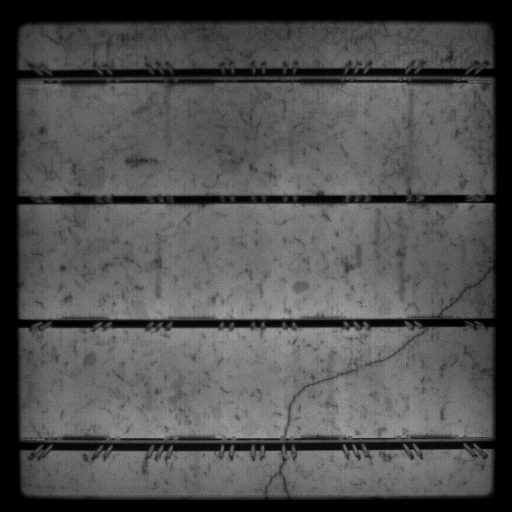
#> input picture 裂痕检测/images/1.jpg, 1024 x 1024 px, found by its file name (shown at 1/2 size)
$ python crack_detection.py
#> lines starting #> are read from the running program, lines starting #| are printed output that depends on the picture; after the words box and inside, x2 and y2 are one past the last pixel; in counts of white or black regions, pixels touching at a corner belong together
import cv2
import numpy as np

def detect_cracks(image_path):
#> called with image_path = '.\\images\\1.jpg'
    image = cv2.imread(image_path)
#> image is the input picture: shape (1024, 1024, 3); min 0, max 255, mean 81
    gray = cv2.cvtColor(image, cv2.COLOR_BGR2GRAY)

    blurred = cv2.GaussianBlur(gray, (5, 5), 0)

    edges = cv2.Canny(blurred, 50, 150)
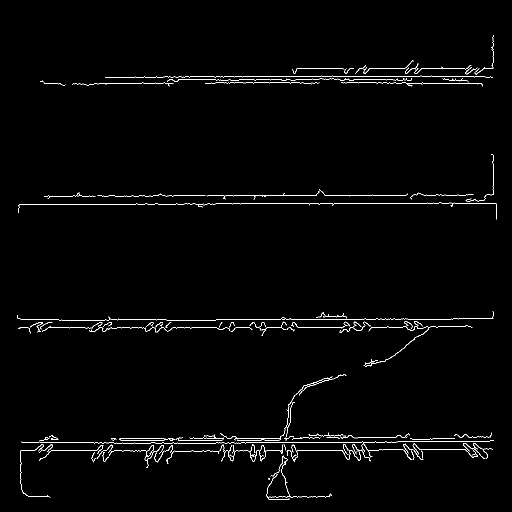
#> edges: shape (1024, 1024) (shown at 1/2 size); 1.3% white in thin lines or dots, all inside (x1, y1, x2, y2) = (34, 70, 993, 1000)

    lines = cv2.HoughLinesP(edges, 1, np.pi / 180, threshold=80, minLineLength=40, maxLineGap=30)
#> lines = 52 rows, first 6: [210, 639, 332, 639], [146, 391, 738, 391], [77, 901, 348, 901], [44, 408, 430, 408], [374, 152, 941, 152], [39, 655, 644, 655]
    if lines is not None:
        for line in lines:
            x1, y1, x2, y2 = line[0]
            if abs(y2 - y1) < 20 and abs(x2 - x1) > 30:
                cv2.line(edges, (x1, y1), (x2, y2), 0, 6)
#> this loop made 52 passes
#> (x1, y1, x2, y2) on passes 1 to 12: (210, 639, 332, 639), (146, 391, 738, 391), (77, 901, 348, 901), (44, 408, 430, 408), (374, 152, 941, 152), (39, 655, 644, 655), (432, 885, 677, 885), (222, 876, 639, 876), (271, 153, 597, 153), (565, 390, 934, 390), (203, 166, 341, 166), (225, 880, 572, 880)
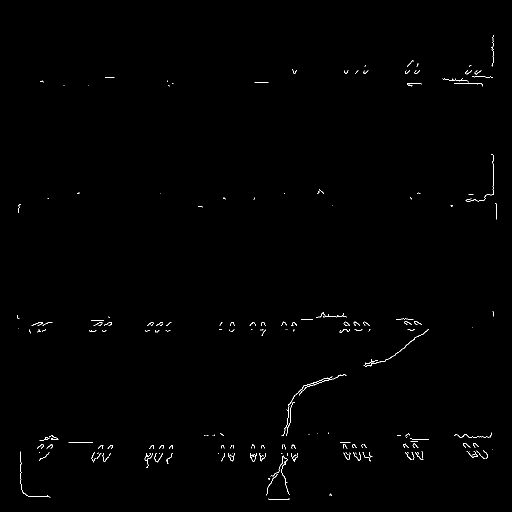
#> edges: shape (1024, 1024) (shown at 1/2 size); 0.45% white in thin lines or dots, all inside (x1, y1, x2, y2) = (34, 70, 993, 1000)

    kernel_close = np.ones((7,7), np.uint8)
    closed = cv2.morphologyEx(edges, cv2.MORPH_CLOSE, kernel_close)
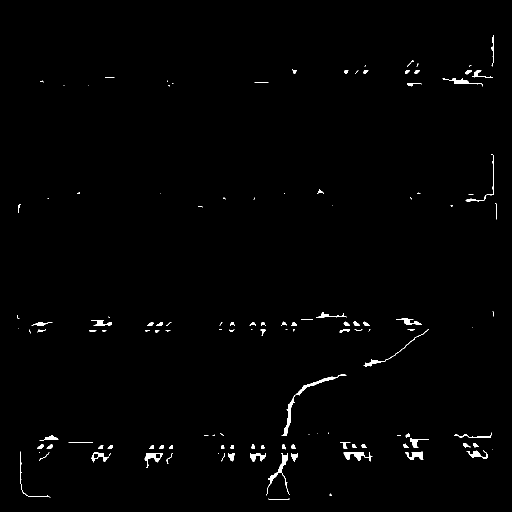
#> closed: shape (1024, 1024) (shown at 1/2 size); 0.9% white; 130 white regions (49 under 20 px), largest, box (x1, y1, x2, y2) and area: (563, 749, 693, 872) 961, (533, 906, 579, 991) 553, (687, 904, 745, 923) 440

    kernel = np.ones((3,3), np.uint8)
    dilated = cv2.dilate(closed, kernel, iterations=1)
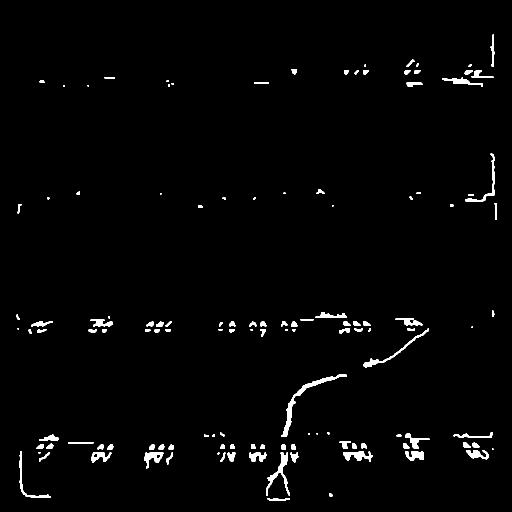
#> dilated: shape (1024, 1024) (shown at 1/2 size); 1.7% white; 128 white regions (21 under 20 px)

    contours, _ = cv2.findContours(dilated, cv2.RETR_EXTERNAL, cv2.CHAIN_APPROX_SIMPLE)
#> contours = 128 contours, 28 with area under 20; largest, box (x1, y1, x2, y2) and area: (562, 748, 694, 873) 1287, (532, 905, 580, 992) 802, (726, 657, 858, 735) 630, (686, 903, 746, 924) 570, (288, 905, 327, 937) 543
    height, width = image.shape[:2]
#> height = 1024; width = 1024
    filtered_contours = []
    print("裂缝边界框坐标（起点 -> 终点）:")
    for idx, cnt in enumerate(contours):
        area = cv2.contourArea(cnt)
        length = cv2.arcLength(cnt, False)
        if area < 350 or length < 200:
            continue
        x, y, w, h = cv2.boundingRect(cnt)
        if x < 30 or y < 40 or (x + w) > (width - 40) or (y + h) > (height - 30):
            continue
        if len(cnt) >= 5:
            rect = cv2.minAreaRect(cnt)
            angle = rect[2]
            if angle < -45:
                angle = angle + 90
            if not (-5 <= angle <= 5):
                filtered_contours.append(cnt)
                # 输出边界框的起点和终点
                start_point = (x, y)
                end_point = (x + w, y + h)
                print(f"裂缝 {idx}: 起点 {start_point} -> 终点 {end_point}")
        else:
            filtered_contours.append(cnt)
            # 输出边界框的起点和终点
            start_point = (x, y)
            end_point = (x + w, y + h)
            print(f"裂缝 {idx}: 起点 {start_point} -> 终点 {end_point}")
#> this loop made 128 passes
#> (area, length, x, y, w, h, rect, angle) on passes 49, 63: (1287, 446.4, 562, 748, 132, 125, ((613.5, 797), (178.9, 48.79), -45), -45), (630, 349.2, 726, 657, 132, 78, ((794.5, 699.7), (150.4, 19.28), -27.76), -27.76)
#> (area, length, x, y, w, h, rect, angle) on pass 4: (802, 345.9, 532, 905, 48, 87, ((554.6, 947.8), (47.08, 85.38), -1.27), -1.27)
#| 裂缝 48: 起点 (562, 748) -> 终点 (694, 873)
#| 裂缝 62: 起点 (726, 657) -> 终点 (858, 735)
#> after the loop, filtered_contours = 2 contours; box (x1, y1, x2, y2) and area: (562, 748, 694, 873) 1287, (726, 657, 858, 735) 630

    result = image.copy()
    cv2.drawContours(result, filtered_contours, -1, (0, 255, 0), 2)
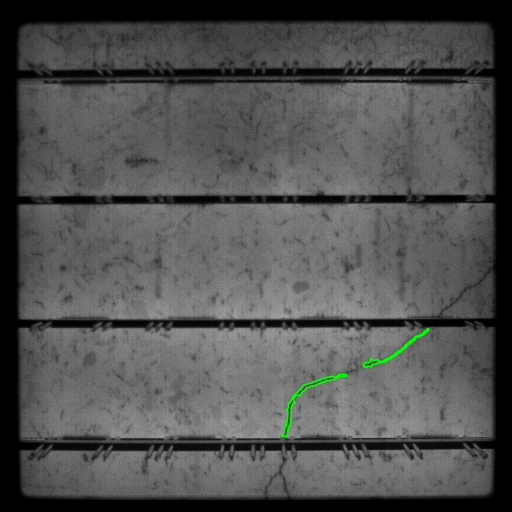
#> result: shape (1024, 1024, 3) (shown at 1/2 size); 0.24% of pixels changed, all inside (x1, y1, x2, y2) = (561, 656, 859, 874)

    output_path = 'detected_cracks.jpg'
    cv2.imwrite(output_path, result)
    print(f"结果已保存至: {output_path}")

if __name__ == "__main__":
    image_path = r".\images\1.jpg"
    detect_cracks(image_path)

$ run again, with 裂痕检测/images/2.jpg copied over 裂痕检测/images/1.jpg
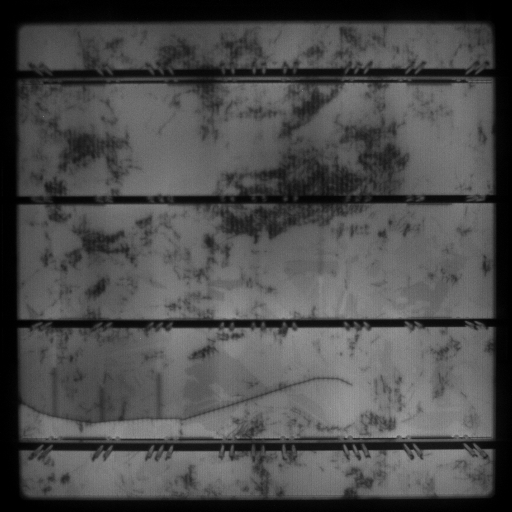
#> input picture 裂痕检测/images/2.jpg, 1024 x 1024 px, found by its file name (shown at 1/2 size)
#> in detect_cracks, image is the input picture: shape (1024, 1024, 3); min 0, max 255, mean 76.2
#> in detect_cracks, `edges = cv2.Canny(blurred, 50, 150)`:
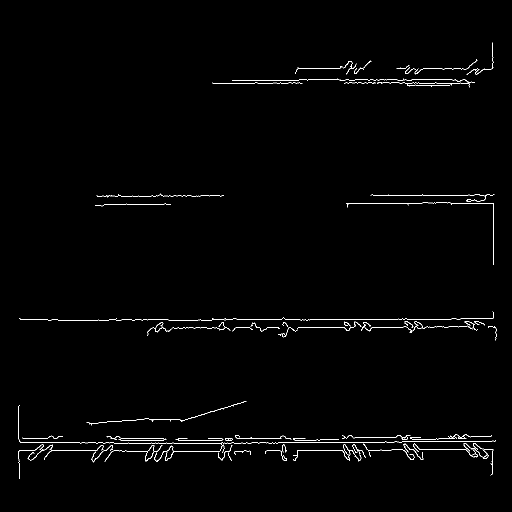
#> edges: shape (1024, 1024) (shown at 1/2 size); 0.97% white in thin lines or dots, all inside (x1, y1, x2, y2) = (36, 85, 993, 958)
#> lines = 46 rows, first 6: [397, 639, 688, 639], [688, 166, 935, 166], [443, 885, 693, 885], [689, 638, 920, 638], [598, 159, 930, 159], [160, 886, 555, 886]
#> the loop in detect_cracks, `for line in lines:` made 46 passes
#> closed: shape (1024, 1024); 0.61% white; 92 white regions (34 under 20 px), largest, box (x1, y1, x2, y2) and area: (36, 811, 126, 897) 531, (590, 121, 743, 149) 500, (173, 802, 493, 851) 424
#> dilated: shape (1024, 1024); 1.3% white; 92 white regions (9 under 20 px)
#> contours = 92 contours, 18 with area under 20; largest, box (x1, y1, x2, y2) and area: (172, 801, 494, 852) 874, (35, 810, 127, 898) 850, (589, 120, 744, 150) 784, (289, 905, 347, 925) 470, (686, 904, 733, 924) 460
#> the loop in detect_cracks, `for idx, cnt in enumerate(contours):` made 92 passes
#> (area, length, x, y, w, h, rect, angle) on passes 47 to 48: (849.5, 542.4, 35, 810, 92, 88, ((64.44, 865.5), (61.42, 109.8), -54.21), 35.79), (873.5, 708.3, 172, 801, 322, 51, ((334.1, 835), (324.1, 25.81), -7.72), -7.72)
#> (printed output is left out)
#> after the loop in detect_cracks, `for idx, cnt in enumerate(contours):`: filtered_contours = 2 contours; box (x1, y1, x2, y2) and area: (172, 801, 494, 852) 874, (35, 810, 127, 898) 850
#> in detect_cracks, `cv2.drawContours(result, filtered_contours, -1, (0, 255, 0), 2)`:
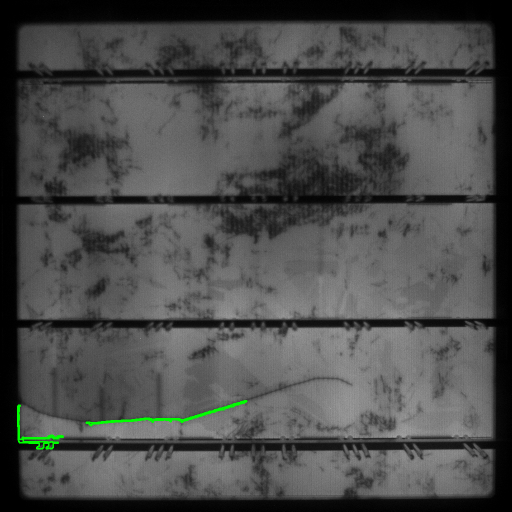
#> result: shape (1024, 1024, 3) (shown at 1/2 size); 0.33% of pixels changed, all inside (x1, y1, x2, y2) = (34, 800, 495, 899)

$ run again, with 裂痕检测/images/3.jpg copied over 裂痕检测/images/1.jpg
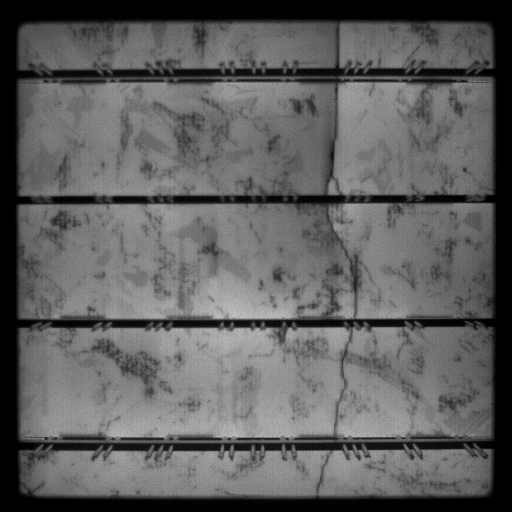
#> input picture 裂痕检测/images/3.jpg, 1024 x 1024 px, found by its file name (shown at 1/2 size)
#> in detect_cracks, image is the input picture: shape (1024, 1024, 3); min 0, max 255, mean 95.1
#> in detect_cracks, `edges = cv2.Canny(blurred, 50, 150)`:
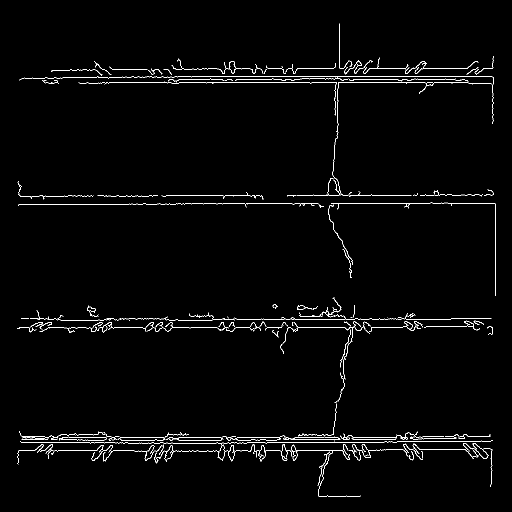
#> edges: shape (1024, 1024) (shown at 1/2 size); 1.7% white in thin lines or dots, all inside (x1, y1, x2, y2) = (34, 47, 992, 994)
#> lines = 71 rows, first 6: [366, 164, 875, 164], [38, 655, 640, 655], [647, 638, 901, 638], [209, 875, 707, 875], [344, 158, 618, 158], [434, 152, 920, 152]
#> the loop in detect_cracks, `for line in lines:` made 71 passes
#> closed: shape (1024, 1024); 1.2% white; 155 white regions (49 under 20 px), largest, box (x1, y1, x2, y2) and area: (667, 658, 743, 867) 872, (654, 168, 682, 387) 858, (635, 906, 722, 994) 572
#> dilated: shape (1024, 1024); 2.3% white; 155 white regions (20 under 20 px)
#> contours = 155 contours, 35 with area under 20; largest, box (x1, y1, x2, y2) and area: (666, 657, 744, 868) 1264, (653, 167, 683, 388) 1200, (725, 139, 988, 164) 996, (634, 905, 723, 995) 823, (655, 410, 707, 557) 681
#> the loop in detect_cracks, `for idx, cnt in enumerate(contours):` made 155 passes
#> (area, length, x, y, w, h, rect, angle) on passes 58, 95: (1264, 591.9, 666, 657, 78, 211, ((682.5, 753.9), (223.7, 50.88), -69.81), 20.19), (681, 354.9, 655, 410, 52, 147, ((682.5, 482.3), (18.37, 152.7), -19.22), -19.22)
#> (printed output is left out)
#> after the loop in detect_cracks, `for idx, cnt in enumerate(contours):`: filtered_contours = 2 contours; box (x1, y1, x2, y2) and area: (666, 657, 744, 868) 1264, (655, 410, 707, 557) 681
#> in detect_cracks, `cv2.drawContours(result, filtered_contours, -1, (0, 255, 0), 2)`:
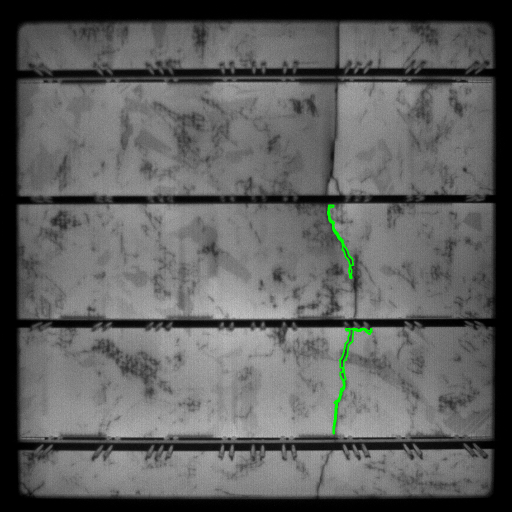
#> result: shape (1024, 1024, 3) (shown at 1/2 size); 0.28% of pixels changed, all inside (x1, y1, x2, y2) = (654, 409, 745, 869)

$ run again, with 裂痕检测/images/4.jpg copied over 裂痕检测/images/1.jpg
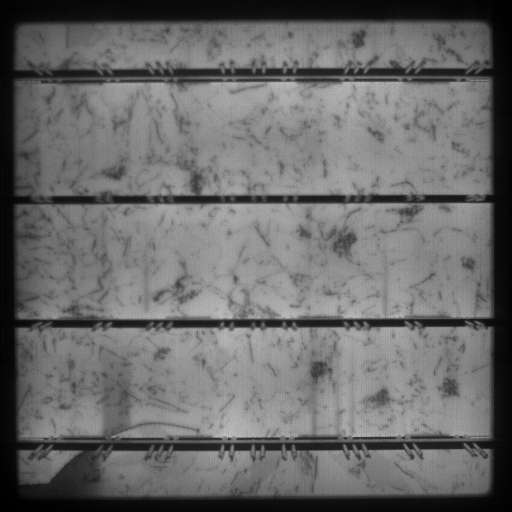
#> input picture 裂痕检测/images/4.jpg, 1024 x 1024 px, found by its file name (shown at 1/2 size)
#> in detect_cracks, image is the input picture: shape (1024, 1024, 3); min 0, max 253, mean 105.9
#> in detect_cracks, `edges = cv2.Canny(blurred, 50, 150)`:
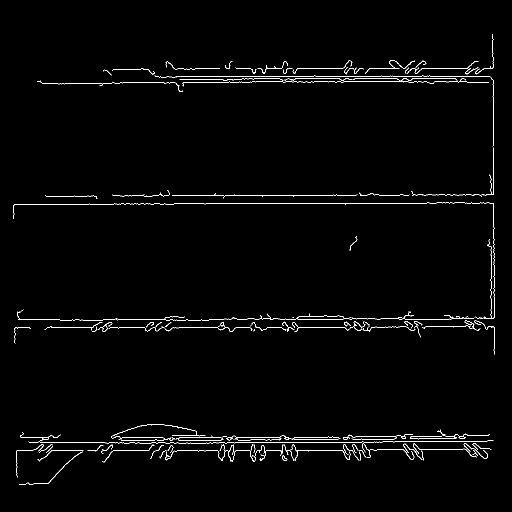
#> edges: shape (1024, 1024) (shown at 1/2 size); 1.4% white in thin lines or dots, all inside (x1, y1, x2, y2) = (26, 68, 989, 970)
#> lines = 59 rows, first 6: [471, 152, 975, 152], [412, 885, 651, 885], [77, 901, 619, 901], [94, 655, 601, 655], [484, 157, 928, 157], [458, 163, 933, 163]
#> the loop in detect_cracks, `for line in lines:` made 59 passes
#> closed: shape (1024, 1024); 0.85% white; 126 white regions (45 under 20 px), largest, box (x1, y1, x2, y2) and area: (974, 409, 989, 637) 1183, (32, 865, 170, 955) 781, (978, 168, 988, 387) 479
#> dilated: shape (1024, 1024); 1.7% white; 124 white regions (19 under 20 px)
#> contours = 124 contours, 27 with area under 20; largest, box (x1, y1, x2, y2) and area: (973, 408, 990, 638) 1462, (31, 864, 171, 956) 1158, (977, 167, 989, 388) 732, (926, 885, 984, 919) 652, (685, 903, 743, 922) 566
#> the loop in detect_cracks, `for idx, cnt in enumerate(contours):` made 124 passes
#> (area, length, x, y, w, h, rect, angle) on passes 10, 29, 36: (461, 313.8, 37, 904, 127, 67, ((105.6, 947.3), (141.8, 27.99), -27.31), -27.31), (652.5, 274.4, 926, 885, 58, 34, ((951.7, 901.3), (29.95, 57.68), -69.23), 20.77), (1158.5, 650.9, 31, 864, 140, 92, ((84.5, 886.2), (154.3, 77.39), -27.07), -27.07)
#> (printed output is left out)
#> after the loop in detect_cracks, `for idx, cnt in enumerate(contours):`: filtered_contours = 3 contours; box (x1, y1, x2, y2) and area: (31, 864, 171, 956) 1158, (926, 885, 984, 919) 652, (37, 904, 164, 971) 461
#> in detect_cracks, `cv2.drawContours(result, filtered_contours, -1, (0, 255, 0), 2)`:
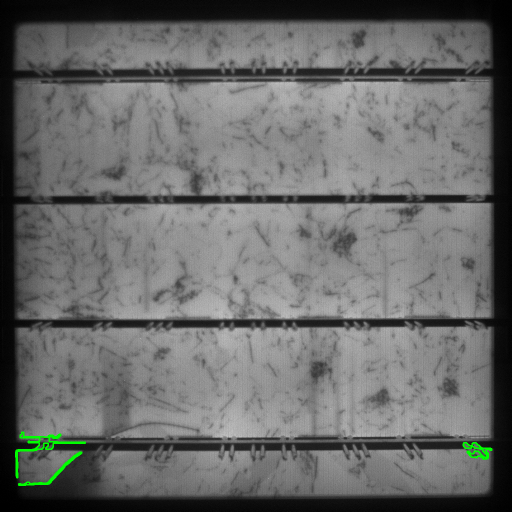
#> result: shape (1024, 1024, 3) (shown at 1/2 size); 0.35% of pixels changed, all inside (x1, y1, x2, y2) = (30, 863, 985, 972)
